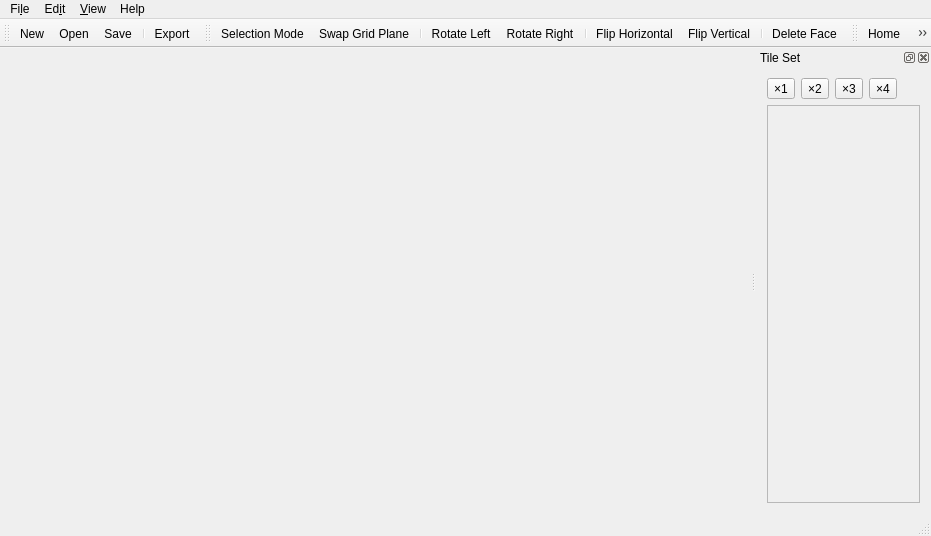
<?xml version="1.0" encoding="UTF-8"?>
<ui version="4.0">
 <class>MainWindow</class>
 <widget class="QMainWindow" name="MainWindow">
  <property name="geometry">
   <rect>
    <x>0</x>
    <y>0</y>
    <width>931</width>
    <height>536</height>
   </rect>
  </property>
  <property name="windowTitle">
   <string>Versa-Tile 3D Editor</string>
  </property>
  <widget class="ModelEditorView" name="modelViewEditor">
   <property name="minimumSize">
    <size>
     <width>750</width>
     <height>0</height>
    </size>
   </property>
  </widget>
  <widget class="QMenuBar" name="menuBar">
   <property name="geometry">
    <rect>
     <x>0</x>
     <y>0</y>
     <width>931</width>
     <height>20</height>
    </rect>
   </property>
   <widget class="QMenu" name="menuFile">
    <property name="title">
     <string>Fi&amp;le</string>
    </property>
    <addaction name="actionNew"/>
    <addaction name="actionOpen"/>
    <addaction name="actionSave"/>
    <addaction name="actionSave_As"/>
    <addaction name="separator"/>
    <addaction name="actionUpdate_texture"/>
    <addaction name="actionExport"/>
    <addaction name="separator"/>
    <addaction name="actionPreferences"/>
    <addaction name="separator"/>
    <addaction name="actionQuit"/>
   </widget>
   <widget class="QMenu" name="menuEdit">
    <property name="title">
     <string>Ed&amp;it</string>
    </property>
    <addaction name="actionUndo"/>
    <addaction name="actionRedo"/>
    <addaction name="separator"/>
    <addaction name="actionSelection_Mode"/>
    <addaction name="actionSwap_Grid_Plane"/>
    <addaction name="separator"/>
    <addaction name="actionFlip_Horizontal"/>
    <addaction name="actionFlip_Vertical"/>
    <addaction name="actionRotateRight"/>
    <addaction name="actionRotateLeft"/>
    <addaction name="separator"/>
    <addaction name="actionDelete_Face"/>
   </widget>
   <widget class="QMenu" name="menuView">
    <property name="title">
     <string>&amp;View</string>
    </property>
    <addaction name="actionHome"/>
    <addaction name="actionTop"/>
    <addaction name="actionSide"/>
    <addaction name="actionFront"/>
    <addaction name="separator"/>
    <addaction name="actionSet_Home"/>
   </widget>
   <widget class="QMenu" name="menu">
    <property name="title">
     <string>Help</string>
    </property>
    <addaction name="actionGitHub_Page"/>
    <addaction name="actionAbout"/>
   </widget>
   <addaction name="menuFile"/>
   <addaction name="menuEdit"/>
   <addaction name="menuView"/>
   <addaction name="menu"/>
  </widget>
  <widget class="QToolBar" name="mainToolBar">
   <property name="windowTitle">
    <string>File Toolbar</string>
   </property>
   <attribute name="toolBarArea">
    <enum>TopToolBarArea</enum>
   </attribute>
   <attribute name="toolBarBreak">
    <bool>false</bool>
   </attribute>
   <addaction name="actionNew"/>
   <addaction name="actionOpen"/>
   <addaction name="actionSave"/>
   <addaction name="separator"/>
   <addaction name="actionExport"/>
  </widget>
  <widget class="QStatusBar" name="statusBar"/>
  <widget class="QDockWidget" name="dockWidgetTileset">
   <property name="features">
    <set>QDockWidget::AllDockWidgetFeatures</set>
   </property>
   <property name="allowedAreas">
    <set>Qt::LeftDockWidgetArea|Qt::RightDockWidgetArea</set>
   </property>
   <property name="windowTitle">
    <string>Tile Set</string>
   </property>
   <attribute name="dockWidgetArea">
    <number>2</number>
   </attribute>
   <widget class="QWidget" name="dockWidgetContents">
    <layout class="QVBoxLayout" name="verticalLayout">
     <property name="sizeConstraint">
      <enum>QLayout::SetMinimumSize</enum>
     </property>
     <item>
      <layout class="QHBoxLayout" name="horizontalLayout">
       <property name="sizeConstraint">
        <enum>QLayout::SetDefaultConstraint</enum>
       </property>
       <item>
        <widget class="QToolButton" name="toolButtonZoomX1">
         <property name="text">
          <string>×1</string>
         </property>
        </widget>
       </item>
       <item>
        <widget class="QToolButton" name="toolButtonZoomX2">
         <property name="text">
          <string>×2</string>
         </property>
        </widget>
       </item>
       <item>
        <widget class="QToolButton" name="toolButtonZoomX3">
         <property name="text">
          <string>×3</string>
         </property>
        </widget>
       </item>
       <item>
        <widget class="QToolButton" name="toolButtonZoomX4">
         <property name="text">
          <string>×4</string>
         </property>
        </widget>
       </item>
       <item>
        <spacer name="horizontalSpacer">
         <property name="orientation">
          <enum>Qt::Horizontal</enum>
         </property>
         <property name="sizeHint" stdset="0">
          <size>
           <width>40</width>
           <height>20</height>
          </size>
         </property>
        </spacer>
       </item>
      </layout>
     </item>
     <item>
      <widget class="QScrollArea" name="scrollArea">
       <property name="widgetResizable">
        <bool>true</bool>
       </property>
       <widget class="TileSetViewer" name="tileSetViewer">
        <property name="geometry">
         <rect>
          <x>0</x>
          <y>0</y>
          <width>160</width>
          <height>386</height>
         </rect>
        </property>
       </widget>
      </widget>
     </item>
    </layout>
   </widget>
  </widget>
  <widget class="QToolBar" name="toolBar_2">
   <property name="windowTitle">
    <string>Tools Toolbar</string>
   </property>
   <attribute name="toolBarArea">
    <enum>TopToolBarArea</enum>
   </attribute>
   <attribute name="toolBarBreak">
    <bool>false</bool>
   </attribute>
   <addaction name="actionSelection_Mode"/>
   <addaction name="actionSwap_Grid_Plane"/>
   <addaction name="separator"/>
   <addaction name="actionRotateLeft"/>
   <addaction name="actionRotateRight"/>
   <addaction name="separator"/>
   <addaction name="actionFlip_Horizontal"/>
   <addaction name="actionFlip_Vertical"/>
   <addaction name="separator"/>
   <addaction name="actionDelete_Face"/>
  </widget>
  <widget class="QToolBar" name="toolBar_3">
   <property name="windowTitle">
    <string>Camera Toolbar</string>
   </property>
   <attribute name="toolBarArea">
    <enum>TopToolBarArea</enum>
   </attribute>
   <attribute name="toolBarBreak">
    <bool>false</bool>
   </attribute>
   <addaction name="actionHome"/>
   <addaction name="actionFocus_Selection"/>
   <addaction name="actionTop"/>
   <addaction name="actionSide"/>
   <addaction name="actionFront"/>
  </widget>
  <action name="actionNew">
   <property name="icon">
    <iconset resource="data.qrc">
     <normaloff>:/data/new.png</normaloff>:/data/new.png</iconset>
   </property>
   <property name="text">
    <string>&amp;New</string>
   </property>
   <property name="shortcut">
    <string>Ctrl+N</string>
   </property>
  </action>
  <action name="actionOpen">
   <property name="icon">
    <iconset resource="data.qrc">
     <normaloff>:/data/open.png</normaloff>:/data/open.png</iconset>
   </property>
   <property name="text">
    <string>&amp;Open...</string>
   </property>
   <property name="shortcut">
    <string>Ctrl+O</string>
   </property>
  </action>
  <action name="actionSave">
   <property name="icon">
    <iconset resource="data.qrc">
     <normaloff>:/data/save.png</normaloff>:/data/save.png</iconset>
   </property>
   <property name="text">
    <string>&amp;Save</string>
   </property>
   <property name="shortcut">
    <string>Ctrl+S</string>
   </property>
  </action>
  <action name="actionSave_As">
   <property name="text">
    <string>Sa&amp;ve As...</string>
   </property>
   <property name="shortcut">
    <string>Ctrl+Shift+S</string>
   </property>
  </action>
  <action name="actionPreferences">
   <property name="icon">
    <iconset resource="data.qrc">
     <normaloff>:/data/settings.png</normaloff>:/data/settings.png</iconset>
   </property>
   <property name="text">
    <string>&amp;Preferences</string>
   </property>
  </action>
  <action name="actionQuit">
   <property name="text">
    <string>&amp;Quit</string>
   </property>
  </action>
  <action name="actionCopy">
   <property name="icon">
    <iconset resource="data.qrc">
     <normaloff>:/data/content-copy.png</normaloff>:/data/content-copy.png</iconset>
   </property>
   <property name="text">
    <string>C&amp;opy</string>
   </property>
   <property name="shortcut">
    <string>Ctrl+C</string>
   </property>
  </action>
  <action name="actionCut">
   <property name="icon">
    <iconset resource="data.qrc">
     <normaloff>:/data/content-cut.png</normaloff>:/data/content-cut.png</iconset>
   </property>
   <property name="text">
    <string>&amp;Cut</string>
   </property>
   <property name="shortcut">
    <string>Ctrl+X</string>
   </property>
  </action>
  <action name="actionPaste">
   <property name="icon">
    <iconset resource="data.qrc">
     <normaloff>:/data/content-paste.png</normaloff>:/data/content-paste.png</iconset>
   </property>
   <property name="text">
    <string>&amp;Paste</string>
   </property>
   <property name="shortcut">
    <string>Ctrl+V</string>
   </property>
  </action>
  <action name="actionHome">
   <property name="icon">
    <iconset resource="data.qrc">
     <normaloff>:/data/home.png</normaloff>:/data/home.png</iconset>
   </property>
   <property name="text">
    <string>&amp;Home</string>
   </property>
   <property name="shortcut">
    <string>Ctrl+H</string>
   </property>
  </action>
  <action name="actionSet_Home">
   <property name="text">
    <string>S&amp;et Home</string>
   </property>
   <property name="shortcut">
    <string>Ctrl+Shift+H</string>
   </property>
  </action>
  <action name="actionTop">
   <property name="text">
    <string>&amp;Top</string>
   </property>
   <property name="shortcut">
    <string>Ctrl+T</string>
   </property>
  </action>
  <action name="actionSide">
   <property name="text">
    <string>&amp;Side</string>
   </property>
   <property name="shortcut">
    <string>Ctrl+G</string>
   </property>
  </action>
  <action name="actionFront">
   <property name="text">
    <string>&amp;Front</string>
   </property>
   <property name="shortcut">
    <string>Ctrl+F</string>
   </property>
  </action>
  <action name="actionRotateLeft">
   <property name="icon">
    <iconset resource="data.qrc">
     <normaloff>:/data/rotate-left.png</normaloff>:/data/rotate-left.png</iconset>
   </property>
   <property name="text">
    <string>Rotate &amp;Left</string>
   </property>
   <property name="shortcut">
    <string>Shift+R</string>
   </property>
  </action>
  <action name="actionUndo">
   <property name="icon">
    <iconset resource="data.qrc">
     <normaloff>:/data/undo-variant.png</normaloff>:/data/undo-variant.png</iconset>
   </property>
   <property name="text">
    <string>&amp;Undo</string>
   </property>
   <property name="shortcut">
    <string>Ctrl+Z</string>
   </property>
  </action>
  <action name="actionRotateRight">
   <property name="icon">
    <iconset resource="data.qrc">
     <normaloff>:/data/rotate-right.png</normaloff>:/data/rotate-right.png</iconset>
   </property>
   <property name="text">
    <string>&amp;Rotate Right</string>
   </property>
   <property name="toolTip">
    <string>Rotate Right</string>
   </property>
   <property name="shortcut">
    <string>R</string>
   </property>
  </action>
  <action name="actionFlip_Horizontal">
   <property name="icon">
    <iconset resource="data.qrc">
     <normaloff>:/data/flip-horizontal.png</normaloff>:/data/flip-horizontal.png</iconset>
   </property>
   <property name="text">
    <string>&amp;Flip Horizontal</string>
   </property>
   <property name="toolTip">
    <string>Flip Horizontal</string>
   </property>
   <property name="shortcut">
    <string>H</string>
   </property>
  </action>
  <action name="actionFlip_Vertical">
   <property name="icon">
    <iconset resource="data.qrc">
     <normaloff>:/data/flip-vertical.png</normaloff>:/data/flip-vertical.png</iconset>
   </property>
   <property name="text">
    <string>Flip &amp;Vertical</string>
   </property>
   <property name="toolTip">
    <string>Flip Vertical</string>
   </property>
   <property name="shortcut">
    <string>V</string>
   </property>
  </action>
  <action name="actionDelete_Face">
   <property name="icon">
    <iconset resource="data.qrc">
     <normaloff>:/data/delete.png</normaloff>:/data/delete.png</iconset>
   </property>
   <property name="text">
    <string>&amp;Delete Face</string>
   </property>
   <property name="toolTip">
    <string>Delete Selected Face</string>
   </property>
   <property name="shortcut">
    <string>Del</string>
   </property>
  </action>
  <action name="actionRedo">
   <property name="icon">
    <iconset resource="data.qrc">
     <normaloff>:/data/redo-variant.png</normaloff>:/data/redo-variant.png</iconset>
   </property>
   <property name="text">
    <string>R&amp;edo</string>
   </property>
   <property name="shortcut">
    <string>Ctrl+Y</string>
   </property>
  </action>
  <action name="actionExport">
   <property name="icon">
    <iconset resource="data.qrc">
     <normaloff>:/data/export.png</normaloff>:/data/export.png</iconset>
   </property>
   <property name="text">
    <string>&amp;Export...</string>
   </property>
   <property name="toolTip">
    <string>Export 3D model...</string>
   </property>
  </action>
  <action name="actionAbout">
   <property name="icon">
    <iconset resource="data.qrc">
     <normaloff>:/data/information-variant.png</normaloff>:/data/information-variant.png</iconset>
   </property>
   <property name="text">
    <string>&amp;About...</string>
   </property>
  </action>
  <action name="actionGitHub_Page">
   <property name="icon">
    <iconset resource="data.qrc">
     <normaloff>:/data/github-circle.png</normaloff>:/data/github-circle.png</iconset>
   </property>
   <property name="text">
    <string>&amp;GitHub Page...</string>
   </property>
   <property name="toolTip">
    <string>Go to the GitHub page</string>
   </property>
  </action>
  <action name="actionSelection_Mode">
   <property name="icon">
    <iconset resource="data.qrc">
     <normaloff>:/data/tool-select.png</normaloff>:/data/tool-select.png</iconset>
   </property>
   <property name="text">
    <string>Selection Mode</string>
   </property>
   <property name="shortcut">
    <string>Space</string>
   </property>
  </action>
  <action name="actionFocus_Selection">
   <property name="icon">
    <iconset resource="data.qrc">
     <normaloff>:/data/focus.png</normaloff>:/data/focus.png</iconset>
   </property>
   <property name="text">
    <string>Focus Selection</string>
   </property>
   <property name="shortcut">
    <string>F</string>
   </property>
  </action>
  <action name="actionUpdate_texture">
   <property name="icon">
    <iconset resource="data.qrc">
     <normaloff>:/data/import.png</normaloff>:/data/import.png</iconset>
   </property>
   <property name="text">
    <string>Update texture</string>
   </property>
   <property name="toolTip">
    <string>Updates the texture</string>
   </property>
  </action>
  <action name="actionSwap_Grid_Plane">
   <property name="icon">
    <iconset resource="data.qrc">
     <normaloff>:/data/grid.png</normaloff>:/data/grid.png</iconset>
   </property>
   <property name="text">
    <string>Swap Grid Plane</string>
   </property>
   <property name="toolTip">
    <string>Swaps the currently active grid</string>
   </property>
   <property name="shortcut">
    <string>G</string>
   </property>
  </action>
 </widget>
 <layoutdefault spacing="6" margin="11"/>
 <customwidgets>
  <customwidget>
   <class>TileSetViewer</class>
   <extends>QWidget</extends>
   <header location="global">tilesetviewer.h</header>
   <container>1</container>
  </customwidget>
  <customwidget>
   <class>ModelEditorView</class>
   <extends>QWidget</extends>
   <header location="global">modeleditorview.h</header>
   <container>1</container>
  </customwidget>
 </customwidgets>
 <resources>
  <include location="data.qrc"/>
 </resources>
 <connections/>
</ui>
